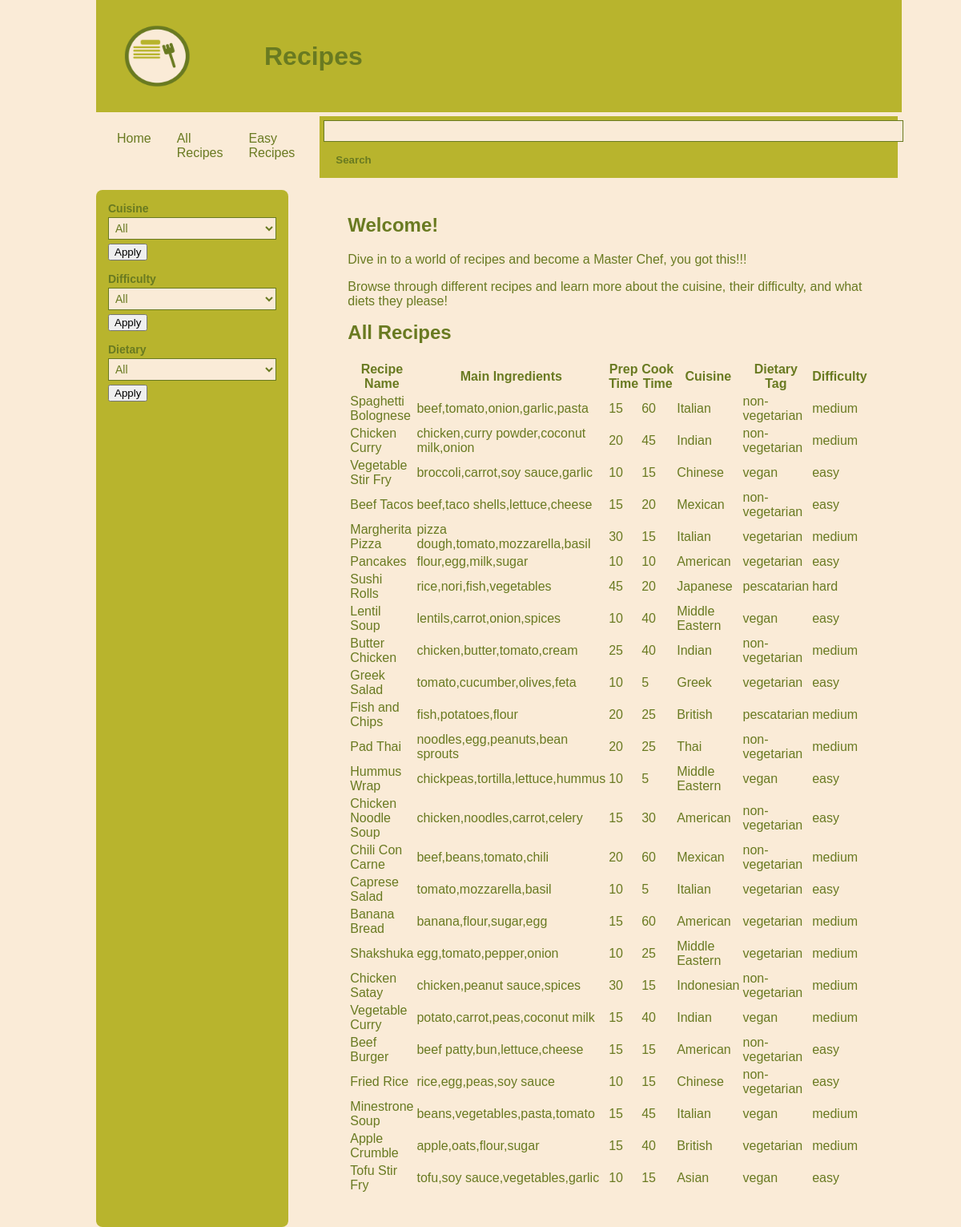
The page / on the database its author committed.
### tables this page shows
CREATE TABLE recipes (recipe_id INTEGER PRIMARY KEY, recipe_name TEXT, main_ingredients TEXT, prep_time_min INTEGER CHECK (prep_time_min BETWEEN 0 AND 60), cook_time_min INTEGER CHECK (cook_time_min BETWEEN 0 AND 61), cuisine_id INTEGER REFERENCES cuisine (cuisine_id), dietary_tags_id INTEGER REFERENCES dietary_tags (dietary_tags_id), difficulty_id INTEGER REFERENCES difficulty (difficulty_id), img TEXT);

CREATE TABLE cuisine (cuisine_id INTEGER PRIMARY KEY, cuisine_name TEXT);

CREATE TABLE dietary_tags (dietary_tags_id INTEGER PRIMARY KEY, dietary_name TEXT);

CREATE TABLE difficulty (difficulty_id INTEGER PRIMARY KEY, difficulty_name TEXT);

### main.py (the view)
@app.route('/')
def render_home():
     query = """
SELECT r.recipe_name,
       r.main_ingredients,
       r.prep_time_min,
       r.cook_time_min,
       c.cuisine_name,
       dt.dietary_name,
       d.difficulty_name,
       r.img
FROM recipes r
JOIN cuisine c ON r.cuisine_id = c.cuisine_id
JOIN dietary_tags dt ON r.dietary_tags_id = dt.dietary_tags_id
JOIN difficulty d ON r.difficulty_id = d.difficulty_id
"""
     con = create_connection(DATABASE)
     cur = con.cursor()
     cur.execute(query)
     name_list = cur.fetchall()
     con.close()
     print(name_list)
     return render_template('index.html', names=name_list, title="All Recipes", filters=get_filters())

### main.py (called while the page is built)
def create_connection(db_file):
    try:
        connection = sqlite3.connect(db_file)
        return connection
    except Error as e:
        print(e)
    return None

def get_filters():
    con = create_connection(DATABASE)
    cur = con.cursor()
    query_cuisine = "SELECT DISTINCT cuisine_name FROM cuisine ORDER BY cuisine_name"
    query_difficulty = "SELECT DISTINCT difficulty_name FROM difficulty ORDER BY difficulty_name"
    query_dietary = "SELECT DISTINCT dietary_name FROM dietary_tags ORDER BY dietary_name"
    cur.execute(query_cuisine)
    cuisine = [row[0] for row in cur.fetchall()]
    cur.execute(query_difficulty)
    difficulty = [row[0] for row in cur.fetchall()]
    cur.execute(query_dietary)
    dietary = [row[0] for row in cur.fetchall()]
    con.close()
    return {
        "cuisine": cuisine,
        "difficulty": difficulty,
        "dietary": dietary
    }

### templates/index.html (shortened to what this page needs)
<!DOCTYPE html>
<html lang="en">
<head>
    <link type="text/css" rel="stylesheet" href="/static/css/style.css">
</head>
<body>
    {% extends "base.html" %}
    {% block main %}
    <main>
		<h2> Welcome!</h2>
		<p>Dive in to a world of recipes and become a Master Chef, you got this!!!</p>
		<p>Browse through different recipes and learn more about the cuisine, their difficulty, and what diets they please!</p>
  <h2>{{title}}</h2>
			<table>
				<thead>
					<tr>
						<th>Recipe Name</th>
						<th>Main Ingredients</th>
						<th>Prep Time</th>
						<th>Cook Time</th>
						<th>Cuisine</th>
						<th>Dietary Tag</th>
						<th>Difficulty</th>
					</tr>
				</thead>
                <tbody>
                    {% for name in names %}
                    <tr>
                        <td>{{  name[0]  }}</td>
                        <td>{{  name[1]  }}</td>
                        <td>{{  name[2]  }}</td>
                        <td>{{  name[3]  }}</td>
                        <td>{{  name[4]  }}</td>
                        <td>{{  name[5]  }}</td>
                        <td>{{  name[6]  }}</td>
                    </tr>
                    {% endfor %}
                </tbody>
			</table>
    {% endblock %}

### templates/base.html (shortened to what this page needs)
<!DOCTYPE html>
<html lang="en">
<head>
    <link type="text/css" rel="stylesheet" href="/static/css/style.css">
</head>
<body>
    <header>
        <img src="/static/logo.png" alt="Recipes website logo, a plate with fork and info on it" class="logo">
        <h1>Recipes</h1>
    </header>
    <nav>
        <ul>
            <li>
                <a href="/">Home</a>
            </li>
            <li>
                <a href="/recipes">All Recipes</a>
            </li>
			<li>
				<a href="/easyrecipes">Easy Recipes</a>
			</li>
        </ul>
    </nav>
  <form method="POST" action= "/search">
        <input type="text" name="search" id="search">
        <input type="submit" value="Search">
    </form>
  <div class="filter-panel">
   <form method="GET" action= "/filter/cuisine">
      <label for="cuisine">Cuisine</label>
      <select name="cuisine" id="cuisine">
         <option value="">All</option>
      </select>
      <button type="submit">Apply</button>
   </form>
   <form method="GET" action= "/filter/difficulty">
      <label for="difficulty">Difficulty</label>
      <select name="difficulty" id="difficulty">
         <option value="">All</option>
      </select>
      <button type="submit">Apply</button>
   </form>
      <form method="GET" action= "/filter/dietary">
      <label for="dietary">Dietary</label>
      <select name="dietary" id="dietary">
         <option value="">All</option>
      </select>
      <button type="submit">Apply</button>
   </form>
</div>
    <main>
    {% block main %}{% endblock %}
    </main>
</body>
</html>

### static/css/style.css (style rules this page uses)
main { padding: 20px; display: block; }
main h2 { grid-column: 1/6; }
header { display: flex; align-items: center; }
h1 { color:#697a21; }
h2 { margin-top: 0; color:#697a21; }
body { background-color: antiquewhite; font-family: 'Gill Sans', 'Gill Sans MT', Calibri, 'Trebuchet MS', sans-serif; width: 80%; margin: auto; display: grid; grid-template-columns: 1fr 4fr; }
header, footer { background-color: #B8B42D; padding: 20px; margin: 0; grid-column: 1/3; font-weight: bolder; }
form { border: 1px rgb(255, 255, 255); padding: 5px; margin: 5px; color: rgb(251, 249, 249); background-color: #B8B42D; }
form label { display:block; margin-bottom: 5px; font-weight: bold; }
form select, form input[type="text"] { width: 100%; padding: 5px; margin-bottom: 5px; border:1px solid #697a21; background-color: antiquewhite; color: #697a21; }
form input[type="submit"] { background: #B8B42D; color: #697a21; font-weight: bold; padding: 10px 15px; border: #697a21; cursor: pointer; }
ul { list-style-type: none; margin: 10px; padding: 0; display: flex; justify-content: center; }
ul li a { display: block; color:#697a21; padding: 14px 16px; text-decoration: none; }
p { color:#697a21; }
.logo { height: 100px; width: 190px; }
.filter-panel { grid-column: 1; width: 220px; padding: 10px; background-color: #B8B42D; border-radius: 8px; margin-top: 10px; }
.filter-panel form { background-color: transparent; padding: 0; margin-bottom: 15px; border: none; }
.filter-panel label { font-size: 14px; margin-bottom: 3px; color: #697a21; }
.filter-panel select { width: 100%; padding: 4px; font-size: 14px; background-color: antiquewhite; border: 1px solid #697a21; color: #697a21; }
table, th, td { color: #697a21; }

### rows shown on the page
recipes: recipe_name "Spaghetti Bolognese", main_ingredients "beef,tomato,onion,garlic,pasta", prep_time_min "15", cook_time_min "60", cuisine_name "Italian", dietary_name "non-vegetarian", difficulty_name "medium"
recipes: recipe_name "Chicken Curry", main_ingredients "chicken,curry powder,coconut milk,onion", prep_time_min "20", cook_time_min "45", cuisine_name "Indian", dietary_name "non-vegetarian", difficulty_name "medium"
recipes: recipe_name "Vegetable Stir Fry", main_ingredients "broccoli,carrot,soy sauce,garlic", prep_time_min "10", cook_time_min "15", cuisine_name "Chinese", dietary_name "vegan", difficulty_name "easy"
recipes: recipe_name "Beef Tacos", main_ingredients "beef,taco shells,lettuce,cheese", prep_time_min "15", cook_time_min "20", cuisine_name "Mexican", dietary_name "non-vegetarian", difficulty_name "easy"
recipes: recipe_name "Margherita Pizza", main_ingredients "pizza dough,tomato,mozzarella,basil", prep_time_min "30", cook_time_min "15", cuisine_name "Italian", dietary_name "vegetarian", difficulty_name "medium"
recipes: recipe_name "Pancakes", main_ingredients "flour,egg,milk,sugar", prep_time_min "10", cook_time_min "10", cuisine_name "American", dietary_name "vegetarian", difficulty_name "easy"
recipes: recipe_name "Sushi Rolls", main_ingredients "rice,nori,fish,vegetables", prep_time_min "45", cook_time_min "20", cuisine_name "Japanese", dietary_name "pescatarian", difficulty_name "hard"
recipes: recipe_name "Lentil Soup", main_ingredients "lentils,carrot,onion,spices", prep_time_min "10", cook_time_min "40", cuisine_name "Middle Eastern", dietary_name "vegan", difficulty_name "easy"
recipes: recipe_name "Butter Chicken", main_ingredients "chicken,butter,tomato,cream", prep_time_min "25", cook_time_min "40", cuisine_name "Indian", dietary_name "non-vegetarian", difficulty_name "medium"
recipes: recipe_name "Greek Salad", main_ingredients "tomato,cucumber,olives,feta", prep_time_min "10", cook_time_min "5", cuisine_name "Greek", dietary_name "vegetarian", difficulty_name "easy"
recipes: recipe_name "Fish and Chips", main_ingredients "fish,potatoes,flour", prep_time_min "20", cook_time_min "25", cuisine_name "British", dietary_name "pescatarian", difficulty_name "medium"
recipes: recipe_name "Pad Thai", main_ingredients "noodles,egg,peanuts,bean sprouts", prep_time_min "20", cook_time_min "25", cuisine_name "Thai", dietary_name "non-vegetarian", difficulty_name "medium"
recipes: recipe_name "Hummus Wrap", main_ingredients "chickpeas,tortilla,lettuce,hummus", prep_time_min "10", cook_time_min "5", cuisine_name "Middle Eastern", dietary_name "vegan", difficulty_name "easy"
recipes: recipe_name "Chicken Noodle Soup", main_ingredients "chicken,noodles,carrot,celery", prep_time_min "15", cook_time_min "30", cuisine_name "American", dietary_name "non-vegetarian", difficulty_name "easy"
recipes: recipe_name "Chili Con Carne", main_ingredients "beef,beans,tomato,chili", prep_time_min "20", cook_time_min "60", cuisine_name "Mexican", dietary_name "non-vegetarian", difficulty_name "medium"
recipes: recipe_name "Caprese Salad", main_ingredients "tomato,mozzarella,basil", prep_time_min "10", cook_time_min "5", cuisine_name "Italian", dietary_name "vegetarian", difficulty_name "easy"
recipes: recipe_name "Banana Bread", main_ingredients "banana,flour,sugar,egg", prep_time_min "15", cook_time_min "60", cuisine_name "American", dietary_name "vegetarian", difficulty_name "medium"
recipes: recipe_name "Shakshuka", main_ingredients "egg,tomato,pepper,onion", prep_time_min "10", cook_time_min "25", cuisine_name "Middle Eastern", dietary_name "vegetarian", difficulty_name "medium"
recipes: recipe_name "Chicken Satay", main_ingredients "chicken,peanut sauce,spices", prep_time_min "30", cook_time_min "15", cuisine_name "Indonesian", dietary_name "non-vegetarian", difficulty_name "medium"
recipes: recipe_name "Vegetable Curry", main_ingredients "potato,carrot,peas,coconut milk", prep_time_min "15", cook_time_min "40", cuisine_name "Indian", dietary_name "vegan", difficulty_name "medium"
recipes: recipe_name "Beef Burger", main_ingredients "beef patty,bun,lettuce,cheese", prep_time_min "15", cook_time_min "15", cuisine_name "American", dietary_name "non-vegetarian", difficulty_name "easy"
recipes: recipe_name "Fried Rice", main_ingredients "rice,egg,peas,soy sauce", prep_time_min "10", cook_time_min "15", cuisine_name "Chinese", dietary_name "non-vegetarian", difficulty_name "easy"
recipes: recipe_name "Minestrone Soup", main_ingredients "beans,vegetables,pasta,tomato", prep_time_min "15", cook_time_min "45", cuisine_name "Italian", dietary_name "vegan", difficulty_name "medium"
recipes: recipe_name "Apple Crumble", main_ingredients "apple,oats,flour,sugar", prep_time_min "15", cook_time_min "40", cuisine_name "British", dietary_name "vegetarian", difficulty_name "medium"
recipes: recipe_name "Tofu Stir Fry", main_ingredients "tofu,soy sauce,vegetables,garlic", prep_time_min "10", cook_time_min "15", cuisine_name "Asian", dietary_name "vegan", difficulty_name "easy"

### other values the page prints
{{ title }} "All Recipes"
